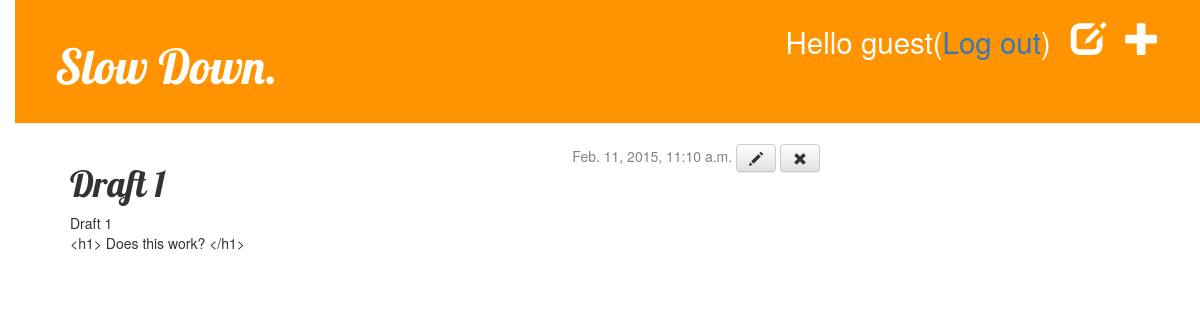
The page /post/18/ (signed in) on the database its author committed.
### blog/models.py (models this page shows, shortened)
class Post(models.Model):
    author = models.ForeignKey('auth.User')
    title = models.CharField(max_length=200)
    text = models.TextField()
    created_date = models.DateTimeField(default = timezone.now())
    published_date = models.DateTimeField(blank = True, null = True)

### blog/views.py (the view)
# urls.py: url(r'^post/(?P<pk>[0-9]+)/$', views.post_detail),
def post_detail(request, pk):
    post = get_object_or_404(Post, pk=pk)
    return render(request, 'blog/post_detail.html', {'post': post})

### blog/templates/blog/post_detail.html
{% extends 'blog/base.html' %}
{% block content %}
  <div class="date">
    {% if user.is_authenticated %}
      {% if post.published_date %}
        {{ post.published_date }}
      {% else %}
        <a class="btn btn-default" href="{% url 'blog.views.post_publish' pk=post.pk %}">Publish</a>
      {% endif %}
      <a class="btn btn-default" href="{% url 'post_edit' pk=post.pk %}"><span class="glyphicon glyphicon-pencil"></span></a>
      <a class="btn btn-default" href="{% url 'post_remove' pk=post.pk %}"><span class="glyphicon glyphicon-remove"></span></a>
    {% else %}
    <a href="{% url 'django.contrib.auth.views.login' %}" class="top-menu"><span class="glyphicon glyphicon-lock"></span></a>
    {% endif %}
  </div>
  <h1>{{ post.title }}</h1>
  <p>{{ post.text|linebreaks }}</p>
{% endblock %}

### blog/templates/blog/base.html (shortened to what this page needs)
{% load staticfiles %}
<html>
<head>
  <link rel="stylesheet" href="//maxcdn.bootstrapcdn.com/bootstrap/3.2.0/css/bootstrap.min.css">
  <link rel="stylesheet" href="//maxcdn.bootstrapcdn.com/bootstrap/3.2.0/css/bootstrap-theme.min.css">
  <link rel="stylesheet" href="{% static 'css/blog.css' %}">
</head>
<body>
  <div class="page-header">
    {% if user.is_authenticated %}
    <a href="{% url 'blog.views.post_new' %}" class="top-menu"><span class="glyphicon glyphicon-plus"></span></a>
    <a href="{% url 'post_draft_list' %}" class="top-menu"><span class="glyphicon glyphicon-edit"></span></a>
    <p class="top-menu"><small>Hello {{ user.username }}(<a href="{% url 'django.contrib.auth.views.logout' %}">Log out</a>)</small></p>
    {% else %}
    <a href="{% url 'django.contrib.auth.views.login' %}" class="top-menu"><span class="glyphicon glyphicon-lock"></span></a>
    {% endif %}
    <h1><a href="/">Slow Down. </a></h1>
  </div>
  <div class="content container">
    <div class="row">
      <div class="col-md-8">
      {% block content %}
      {% endblock %}
      </div>
    </div>
  </div>
</body>
</html>

### static/css/blog.css (style rules this page uses)
h1 a { color: #FCA205; font-family: 'Lobster'; }
body { padding-left: 15px; }
.page-header { background-color: #ff9400; margin-top: 0; padding: 20px 20px 20px 40px; }
.page-header h1, .page-header h1 a, .page-header h1 a:visited, .page-header h1 a:active { color: #ffffff; font-size: 36pt; text-decoration: none; }
.content { margin-left: 40px; }
h1, h2, h3, h4 { font-family: 'Lobster', cursive; }
.date { float: right; color: #828282; }
.top-menu, .top-menu:hover, .top-menu:visited { color: #ffffff; float: right; font-size: 26pt; margin-right: 20px; }

### rows shown on the page
Post: published_date "Feb. 11, 2015, 11:10 a.m.", title "Draft 1", text "Draft 1 <h1> Does this work? </h1>"

### other values the page prints
{{ user.username }} "guest"
